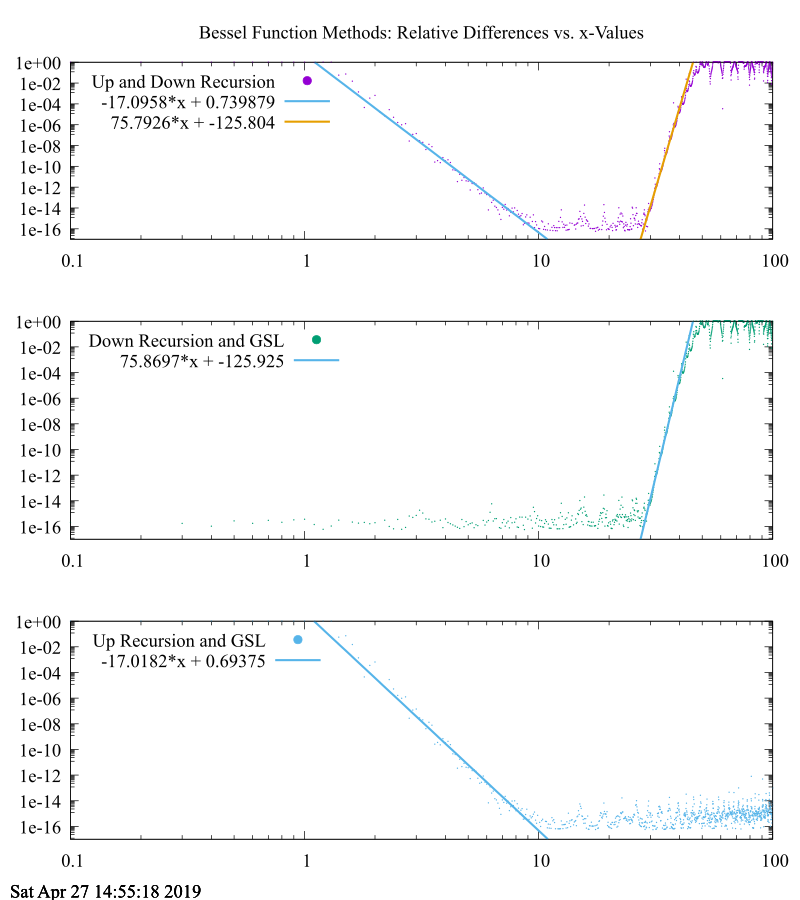

This figure's gnuplot source:
if (!exists('datafile')) {
    datafile = 'bessel.dat'
}
if (!exists('plotfile')) {
    plotfile = 'bessel.pdf'
}

set terminal pdfcairo size 8,9 noenhanced font 'Times,20'
set output plotfile
set timestamp

# Setup to use filled circles in as labels for dots
set style line 1 linetype 1 pointtype 7 pointsize 1
set style line 2 linetype 2 pointtype 7 pointsize 1
set style line 3 linetype 3 pointtype 7 pointsize 1

f(a, b, x) = a*x + b
g(a, b, x) = 10.0**(f(a, b, log10(x)))
fit [2:10]  f(a1, b1, log10(x)) datafile using 1:(log10($5)) via a1,b1
fit [30:40] f(a2, b2, log10(x)) datafile using 1:(log10($5)) via a2,b2
fit [30:40] f(a3, b3, log10(x)) datafile using 1:(log10($6)) via a3,b3
fit [2:10]  f(a4, b4, log10(x)) datafile using 1:(log10($7)) via a4,b4
array a[4]; array b[4]
a[1] = a1; a[2] = a2; a[3] = a3; a[4] = a4
b[1] = b1; b[2] = b2; b[3] = b3; b[4] = b4

array fit_titles[4]
do for [i=1:4] {
    fit_titles[i] = sprintf('%g*x + %g', a[i], b[i])
}

array titles[3];
titles[1] = 'Up and Down Recursion'
titles[2] = 'Down Recursion and GSL'
titles[3] = 'Up Recursion and GSL'

set key top left
set multiplot layout 3,1
set logscale
set ytics format '%.0e'
set yrange [1e-17:1]

set title 'Bessel Function Methods: Relative Differences vs. x-Values'
plot 1/0 linestyle 1 with points title titles[1], \
     datafile using 1:5 linestyle 1 with dots notitle, \
     g(a[1], b[1], x) linewidth 3 title fit_titles[1], \
     g(a[2], b[2], x) linewidth 3 title fit_titles[2]

unset title
plot 1/0 linestyle 2 with points title titles[2], \
     datafile using 1:6 linestyle 2 with dots notitle, \
     g(a[3], b[3], x) linewidth 3 title fit_titles[3]

plot 1/0 linestyle 3 with points title titles[3], \
     datafile using 1:7 linestyle 3 with dots notitle, \
     g(a[4], b[4], x) linewidth 3 title fit_titles[4]
